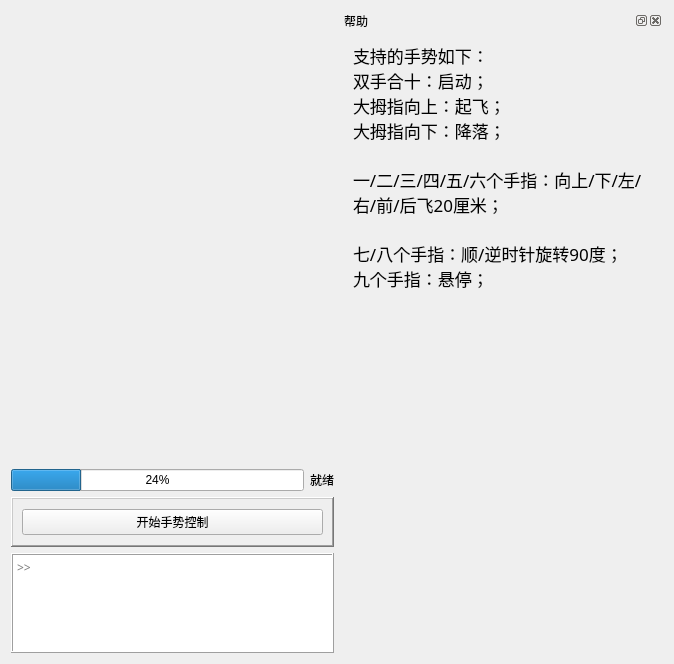
<?xml version="1.0" encoding="UTF-8"?>
<ui version="4.0">
 <class>gestureUI</class>
 <widget class="QWidget" name="gestureUI">
  <property name="geometry">
   <rect>
    <x>0</x>
    <y>0</y>
    <width>674</width>
    <height>664</height>
   </rect>
  </property>
  <property name="sizePolicy">
   <sizepolicy hsizetype="Fixed" vsizetype="Fixed">
    <horstretch>0</horstretch>
    <verstretch>0</verstretch>
   </sizepolicy>
  </property>
  <property name="windowTitle">
   <string>手势控制窗口</string>
  </property>
  <layout class="QHBoxLayout" name="horizontalLayout">
   <item>
    <layout class="QGridLayout" name="gridLayout">
     <item row="0" column="0" colspan="2">
      <widget class="QLabel" name="label_PC_Cam_frame_show">
       <property name="sizePolicy">
        <sizepolicy hsizetype="Expanding" vsizetype="Expanding">
         <horstretch>0</horstretch>
         <verstretch>0</verstretch>
        </sizepolicy>
       </property>
       <property name="minimumSize">
        <size>
         <width>200</width>
         <height>200</height>
        </size>
       </property>
       <property name="maximumSize">
        <size>
         <width>16777215</width>
         <height>1677215</height>
        </size>
       </property>
       <property name="text">
        <string/>
       </property>
      </widget>
     </item>
     <item row="1" column="0">
      <widget class="QProgressBar" name="progressBar">
       <property name="value">
        <number>24</number>
       </property>
      </widget>
     </item>
     <item row="1" column="1">
      <widget class="QLabel" name="label_is_ready">
       <property name="font">
        <font>
         <family>Heiti SC</family>
        </font>
       </property>
       <property name="text">
        <string>就绪</string>
       </property>
      </widget>
     </item>
     <item row="3" column="0" colspan="2">
      <widget class="QTextBrowser" name="textBrowser_order_already_sent">
       <property name="sizePolicy">
        <sizepolicy hsizetype="Preferred" vsizetype="Preferred">
         <horstretch>0</horstretch>
         <verstretch>0</verstretch>
        </sizepolicy>
       </property>
       <property name="maximumSize">
        <size>
         <width>16777215</width>
         <height>100</height>
        </size>
       </property>
       <property name="font">
        <font>
         <family>Heiti SC</family>
        </font>
       </property>
       <property name="frameShape">
        <enum>QFrame::Box</enum>
       </property>
       <property name="frameShadow">
        <enum>QFrame::Raised</enum>
       </property>
       <property name="placeholderText">
        <string>&gt;&gt;</string>
       </property>
      </widget>
     </item>
     <item row="2" column="0" colspan="2">
      <widget class="QFrame" name="frame">
       <property name="sizePolicy">
        <sizepolicy hsizetype="Preferred" vsizetype="Preferred">
         <horstretch>0</horstretch>
         <verstretch>0</verstretch>
        </sizepolicy>
       </property>
       <property name="minimumSize">
        <size>
         <width>0</width>
         <height>50</height>
        </size>
       </property>
       <property name="maximumSize">
        <size>
         <width>16777215</width>
         <height>50</height>
        </size>
       </property>
       <property name="frameShape">
        <enum>QFrame::WinPanel</enum>
       </property>
       <property name="frameShadow">
        <enum>QFrame::Raised</enum>
       </property>
       <layout class="QHBoxLayout" name="horizontalLayout_2">
        <item>
         <widget class="QPushButton" name="pushButton_start_and_close">
          <property name="font">
           <font>
            <family>Heiti SC</family>
           </font>
          </property>
          <property name="text">
           <string>开始手势控制</string>
          </property>
         </widget>
        </item>
       </layout>
      </widget>
     </item>
    </layout>
   </item>
   <item>
    <widget class="QDockWidget" name="dockWidget_HintHelp">
     <property name="sizePolicy">
      <sizepolicy hsizetype="Expanding" vsizetype="Preferred">
       <horstretch>0</horstretch>
       <verstretch>0</verstretch>
      </sizepolicy>
     </property>
     <property name="minimumSize">
      <size>
       <width>174</width>
       <height>300</height>
      </size>
     </property>
     <property name="maximumSize">
      <size>
       <width>524287</width>
       <height>524287</height>
      </size>
     </property>
     <property name="font">
      <font>
       <family>Heiti SC</family>
      </font>
     </property>
     <property name="floating">
      <bool>true</bool>
     </property>
     <property name="windowTitle">
      <string>帮助</string>
     </property>
     <widget class="QWidget" name="dockWidgetContents">
      <layout class="QVBoxLayout" name="verticalLayout">
       <item>
        <widget class="QTextBrowser" name="textBrowser_2">
         <property name="minimumSize">
          <size>
           <width>0</width>
           <height>150</height>
          </size>
         </property>
         <property name="font">
          <font>
           <family>Heiti SC</family>
           <pointsize>13</pointsize>
           <weight>75</weight>
           <bold>true</bold>
          </font>
         </property>
         <property name="styleSheet">
          <string notr="true">background-color: Transparent;</string>
         </property>
         <property name="frameShape">
          <enum>QFrame::NoFrame</enum>
         </property>
         <property name="verticalScrollBarPolicy">
          <enum>Qt::ScrollBarAlwaysOff</enum>
         </property>
         <property name="horizontalScrollBarPolicy">
          <enum>Qt::ScrollBarAlwaysOff</enum>
         </property>
         <property name="html">
          <string>&lt;!DOCTYPE HTML PUBLIC &quot;-//W3C//DTD HTML 4.0//EN&quot; &quot;http://www.w3.org/TR/REC-html40/strict.dtd&quot;&gt;
&lt;html&gt;&lt;head&gt;&lt;meta name=&quot;qrichtext&quot; content=&quot;1&quot; /&gt;&lt;style type=&quot;text/css&quot;&gt;
p, li { white-space: pre-wrap; }
&lt;/style&gt;&lt;/head&gt;&lt;body style=&quot; font-family:'Heiti SC','Heiti SC'; font-size:13pt; font-weight:600; font-style:normal;&quot;&gt;
&lt;p style=&quot; margin-top:0px; margin-bottom:0px; margin-left:0px; margin-right:0px; -qt-block-indent:0; text-indent:0px;&quot;&gt;&lt;span style=&quot; font-family:'Heiti SC'; font-weight:400;&quot;&gt;支持的手势如下：&lt;/span&gt;&lt;/p&gt;
&lt;p style=&quot; margin-top:0px; margin-bottom:0px; margin-left:0px; margin-right:0px; -qt-block-indent:0; text-indent:0px;&quot;&gt;&lt;span style=&quot; font-family:'Heiti SC'; font-weight:400;&quot;&gt;双手合十：启动；&lt;/span&gt;&lt;/p&gt;
&lt;p style=&quot; margin-top:0px; margin-bottom:0px; margin-left:0px; margin-right:0px; -qt-block-indent:0; text-indent:0px;&quot;&gt;&lt;span style=&quot; font-family:'Heiti SC'; font-weight:400;&quot;&gt;大拇指向上：起飞；&lt;/span&gt;&lt;/p&gt;
&lt;p style=&quot; margin-top:0px; margin-bottom:0px; margin-left:0px; margin-right:0px; -qt-block-indent:0; text-indent:0px;&quot;&gt;&lt;span style=&quot; font-family:'Heiti SC'; font-weight:400;&quot;&gt;大拇指向下：降落；&lt;/span&gt;&lt;/p&gt;
&lt;p style=&quot;-qt-paragraph-type:empty; margin-top:0px; margin-bottom:0px; margin-left:0px; margin-right:0px; -qt-block-indent:0; text-indent:0px; font-family:'Heiti SC'; font-weight:400;&quot;&gt;&lt;br /&gt;&lt;/p&gt;
&lt;p style=&quot; margin-top:0px; margin-bottom:0px; margin-left:0px; margin-right:0px; -qt-block-indent:0; text-indent:0px;&quot;&gt;&lt;span style=&quot; font-family:'Heiti SC'; font-weight:400;&quot;&gt;一/二/三/四/五/六个手指：向上/下/左/右/前/后飞20厘米；&lt;/span&gt;&lt;/p&gt;
&lt;p style=&quot;-qt-paragraph-type:empty; margin-top:0px; margin-bottom:0px; margin-left:0px; margin-right:0px; -qt-block-indent:0; text-indent:0px; font-family:'Heiti SC'; font-weight:400;&quot;&gt;&lt;br /&gt;&lt;/p&gt;
&lt;p style=&quot; margin-top:0px; margin-bottom:0px; margin-left:0px; margin-right:0px; -qt-block-indent:0; text-indent:0px;&quot;&gt;&lt;span style=&quot; font-family:'Heiti SC'; font-weight:400;&quot;&gt;七/八个手指：顺/逆时针旋转90度；&lt;/span&gt;&lt;/p&gt;
&lt;p style=&quot; margin-top:0px; margin-bottom:0px; margin-left:0px; margin-right:0px; -qt-block-indent:0; text-indent:0px;&quot;&gt;&lt;span style=&quot; font-family:'Heiti SC'; font-weight:400;&quot;&gt;九个手指：悬停；&lt;/span&gt;&lt;/p&gt;&lt;/body&gt;&lt;/html&gt;</string>
         </property>
        </widget>
       </item>
      </layout>
     </widget>
    </widget>
   </item>
  </layout>
 </widget>
 <resources/>
 <connections/>
</ui>
